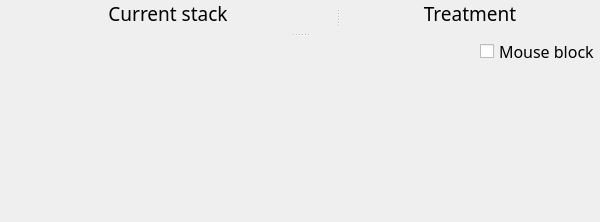
       <widget class="QSplitter" name="splitter_2">
        <property name="sizePolicy">
         <sizepolicy hsizetype="MinimumExpanding" vsizetype="Expanding">
          <horstretch>0</horstretch>
          <verstretch>0</verstretch>
         </sizepolicy>
        </property>
        <property name="orientation">
         <enum>Qt::Vertical</enum>
        </property>
        <widget class="QSplitter" name="splitter">
         <property name="orientation">
          <enum>Qt::Horizontal</enum>
         </property>
         <widget class="QWidget" name="layoutWidget">
          <layout class="QVBoxLayout" name="verticalLayout">
           <item>
            <widget class="QLabel" name="label_CurrentStack">
             <property name="palette">
              <palette>
               <active>
                <colorrole role="WindowText">
                 <brush brushstyle="SolidPattern">
                  <color alpha="255">
                   <red>0</red>
                   <green>0</green>
                   <blue>0</blue>
                  </color>
                 </brush>
                </colorrole>
                <colorrole role="Button">
                 <brush brushstyle="SolidPattern">
                  <color alpha="255">
                   <red>253</red>
                   <green>249</green>
                   <blue>248</blue>
                  </color>
                 </brush>
                </colorrole>
                <colorrole role="Text">
                 <brush brushstyle="SolidPattern">
                  <color alpha="255">
                   <red>0</red>
                   <green>0</green>
                   <blue>0</blue>
                  </color>
                 </brush>
                </colorrole>
                <colorrole role="ButtonText">
                 <brush brushstyle="SolidPattern">
                  <color alpha="255">
                   <red>0</red>
                   <green>0</green>
                   <blue>0</blue>
                  </color>
                 </brush>
                </colorrole>
                <colorrole role="Base">
                 <brush brushstyle="SolidPattern">
                  <color alpha="255">
                   <red>253</red>
                   <green>249</green>
                   <blue>248</blue>
                  </color>
                 </brush>
                </colorrole>
                <colorrole role="Window">
                 <brush brushstyle="SolidPattern">
                  <color alpha="255">
                   <red>253</red>
                   <green>249</green>
                   <blue>248</blue>
                  </color>
                 </brush>
                </colorrole>
               </active>
               <inactive>
                <colorrole role="WindowText">
                 <brush brushstyle="SolidPattern">
                  <color alpha="255">
                   <red>0</red>
                   <green>0</green>
                   <blue>0</blue>
                  </color>
                 </brush>
                </colorrole>
                <colorrole role="Button">
                 <brush brushstyle="SolidPattern">
                  <color alpha="255">
                   <red>253</red>
                   <green>249</green>
                   <blue>248</blue>
                  </color>
                 </brush>
                </colorrole>
                <colorrole role="Text">
                 <brush brushstyle="SolidPattern">
                  <color alpha="255">
                   <red>0</red>
                   <green>0</green>
                   <blue>0</blue>
                  </color>
                 </brush>
                </colorrole>
                <colorrole role="ButtonText">
                 <brush brushstyle="SolidPattern">
                  <color alpha="255">
                   <red>0</red>
                   <green>0</green>
                   <blue>0</blue>
                  </color>
                 </brush>
                </colorrole>
                <colorrole role="Base">
                 <brush brushstyle="SolidPattern">
                  <color alpha="255">
                   <red>253</red>
                   <green>249</green>
                   <blue>248</blue>
                  </color>
                 </brush>
                </colorrole>
                <colorrole role="Window">
                 <brush brushstyle="SolidPattern">
                  <color alpha="255">
                   <red>253</red>
                   <green>249</green>
                   <blue>248</blue>
                  </color>
                 </brush>
                </colorrole>
               </inactive>
               <disabled>
                <colorrole role="WindowText">
                 <brush brushstyle="SolidPattern">
                  <color alpha="255">
                   <red>0</red>
                   <green>0</green>
                   <blue>0</blue>
                  </color>
                 </brush>
                </colorrole>
                <colorrole role="Button">
                 <brush brushstyle="SolidPattern">
                  <color alpha="255">
                   <red>253</red>
                   <green>249</green>
                   <blue>248</blue>
                  </color>
                 </brush>
                </colorrole>
                <colorrole role="Text">
                 <brush brushstyle="SolidPattern">
                  <color alpha="255">
                   <red>0</red>
                   <green>0</green>
                   <blue>0</blue>
                  </color>
                 </brush>
                </colorrole>
                <colorrole role="ButtonText">
                 <brush brushstyle="SolidPattern">
                  <color alpha="255">
                   <red>0</red>
                   <green>0</green>
                   <blue>0</blue>
                  </color>
                 </brush>
                </colorrole>
                <colorrole role="Base">
                 <brush brushstyle="SolidPattern">
                  <color alpha="255">
                   <red>253</red>
                   <green>249</green>
                   <blue>248</blue>
                  </color>
                 </brush>
                </colorrole>
                <colorrole role="Window">
                 <brush brushstyle="SolidPattern">
                  <color alpha="255">
                   <red>253</red>
                   <green>249</green>
                   <blue>248</blue>
                  </color>
                 </brush>
                </colorrole>
               </disabled>
              </palette>
             </property>
             <property name="font">
              <font>
               <family>Noto Sans Cond</family>
               <pointsize>14</pointsize>
               <weight>50</weight>
               <italic>false</italic>
               <bold>false</bold>
              </font>
             </property>
             <property name="styleSheet">
              <string notr="true"/>
             </property>
             <property name="lineWidth">
              <number>1</number>
             </property>
             <property name="midLineWidth">
              <number>0</number>
             </property>
             <property name="text">
              <string>Current stack</string>
             </property>
             <property name="scaledContents">
              <bool>false</bool>
             </property>
             <property name="alignment">
              <set>Qt::AlignCenter</set>
             </property>
            </widget>
           </item>
           <item>
            <widget class="ImageView" name="expSeries" native="true"/>
           </item>
          </layout>
         </widget>
         <widget class="QWidget" name="layoutWidget">
          <layout class="QVBoxLayout" name="verticalLayout_2">
           <item>
            <widget class="QLabel" name="label_Treatment">
             <property name="palette">
              <palette>
               <active>
                <colorrole role="WindowText">
                 <brush brushstyle="SolidPattern">
                  <color alpha="255">
                   <red>0</red>
                   <green>0</green>
                   <blue>0</blue>
                  </color>
                 </brush>
                </colorrole>
                <colorrole role="Button">
                 <brush brushstyle="SolidPattern">
                  <color alpha="255">
                   <red>253</red>
                   <green>249</green>
                   <blue>248</blue>
                  </color>
                 </brush>
                </colorrole>
                <colorrole role="Text">
                 <brush brushstyle="SolidPattern">
                  <color alpha="255">
                   <red>0</red>
                   <green>0</green>
                   <blue>0</blue>
                  </color>
                 </brush>
                </colorrole>
                <colorrole role="ButtonText">
                 <brush brushstyle="SolidPattern">
                  <color alpha="255">
                   <red>0</red>
                   <green>0</green>
                   <blue>0</blue>
                  </color>
                 </brush>
                </colorrole>
                <colorrole role="Base">
                 <brush brushstyle="SolidPattern">
                  <color alpha="255">
                   <red>253</red>
                   <green>249</green>
                   <blue>248</blue>
                  </color>
                 </brush>
                </colorrole>
                <colorrole role="Window">
                 <brush brushstyle="SolidPattern">
                  <color alpha="255">
                   <red>253</red>
                   <green>249</green>
                   <blue>248</blue>
                  </color>
                 </brush>
                </colorrole>
               </active>
               <inactive>
                <colorrole role="WindowText">
                 <brush brushstyle="SolidPattern">
                  <color alpha="255">
                   <red>0</red>
                   <green>0</green>
                   <blue>0</blue>
                  </color>
                 </brush>
                </colorrole>
                <colorrole role="Button">
                 <brush brushstyle="SolidPattern">
                  <color alpha="255">
                   <red>253</red>
                   <green>249</green>
                   <blue>248</blue>
                  </color>
                 </brush>
                </colorrole>
                <colorrole role="Text">
                 <brush brushstyle="SolidPattern">
                  <color alpha="255">
                   <red>0</red>
                   <green>0</green>
                   <blue>0</blue>
                  </color>
                 </brush>
                </colorrole>
                <colorrole role="ButtonText">
                 <brush brushstyle="SolidPattern">
                  <color alpha="255">
                   <red>0</red>
                   <green>0</green>
                   <blue>0</blue>
                  </color>
                 </brush>
                </colorrole>
                <colorrole role="Base">
                 <brush brushstyle="SolidPattern">
                  <color alpha="255">
                   <red>253</red>
                   <green>249</green>
                   <blue>248</blue>
                  </color>
                 </brush>
                </colorrole>
                <colorrole role="Window">
                 <brush brushstyle="SolidPattern">
                  <color alpha="255">
                   <red>253</red>
                   <green>249</green>
                   <blue>248</blue>
                  </color>
                 </brush>
                </colorrole>
               </inactive>
               <disabled>
                <colorrole role="WindowText">
                 <brush brushstyle="SolidPattern">
                  <color alpha="255">
                   <red>0</red>
                   <green>0</green>
                   <blue>0</blue>
                  </color>
                 </brush>
                </colorrole>
                <colorrole role="Button">
                 <brush brushstyle="SolidPattern">
                  <color alpha="255">
                   <red>253</red>
                   <green>249</green>
                   <blue>248</blue>
                  </color>
                 </brush>
                </colorrole>
                <colorrole role="Text">
                 <brush brushstyle="SolidPattern">
                  <color alpha="255">
                   <red>0</red>
                   <green>0</green>
                   <blue>0</blue>
                  </color>
                 </brush>
                </colorrole>
                <colorrole role="ButtonText">
                 <brush brushstyle="SolidPattern">
                  <color alpha="255">
                   <red>0</red>
                   <green>0</green>
                   <blue>0</blue>
                  </color>
                 </brush>
                </colorrole>
                <colorrole role="Base">
                 <brush brushstyle="SolidPattern">
                  <color alpha="255">
                   <red>253</red>
                   <green>249</green>
                   <blue>248</blue>
                  </color>
                 </brush>
                </colorrole>
                <colorrole role="Window">
                 <brush brushstyle="SolidPattern">
                  <color alpha="255">
                   <red>253</red>
                   <green>249</green>
                   <blue>248</blue>
                  </color>
                 </brush>
                </colorrole>
               </disabled>
              </palette>
             </property>
             <property name="font">
              <font>
               <family>Noto Sans Cond</family>
               <pointsize>14</pointsize>
               <weight>50</weight>
               <italic>false</italic>
               <bold>false</bold>
              </font>
             </property>
             <property name="styleSheet">
              <string notr="true"/>
             </property>
             <property name="lineWidth">
              <number>1</number>
             </property>
             <property name="midLineWidth">
              <number>0</number>
             </property>
             <property name="text">
              <string>Treatment</string>
             </property>
             <property name="scaledContents">
              <bool>false</bool>
             </property>
             <property name="alignment">
              <set>Qt::AlignCenter</set>
             </property>
            </widget>
           </item>
           <item>
            <widget class="ImageView" name="dataview" native="true"/>
           </item>
          </layout>
         </widget>
        </widget>
        <widget class="QWidget" name="layoutWidget">
         <layout class="QVBoxLayout" name="verticalLayout_3">
          <item alignment="Qt::AlignRight">
           <widget class="QCheckBox" name="mouseLock">
            <property name="font">
             <font>
              <family>Noto Sans Cond</family>
              <pointsize>12</pointsize>
              <weight>50</weight>
              <italic>false</italic>
              <bold>false</bold>
             </font>
            </property>
            <property name="styleSheet">
             <string notr="true"/>
            </property>
            <property name="text">
             <string>Mouse block</string>
            </property>
           </widget>
          </item>
          <item>
           <widget class="PlotWidget" name="profiles" native="true">
            <property name="minimumSize">
             <size>
              <width>600</width>
              <height>150</height>
             </size>
            </property>
            <property name="styleSheet">
             <string notr="true"/>
            </property>
           </widget>
          </item>
         </layout>
        </widget>
       </widget>
